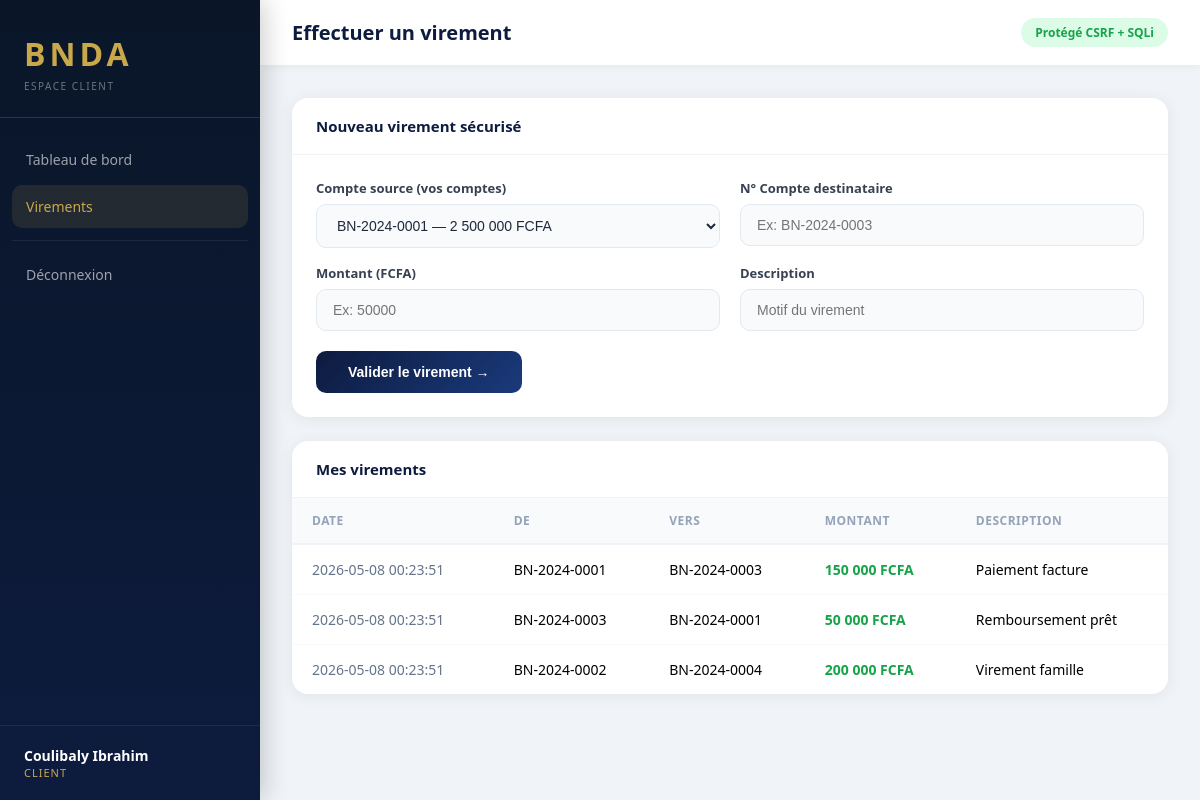
The app's page /virement.php (signed in) with its own data.
### tables this page shows
CREATE TABLE virements (
    id INT AUTO_INCREMENT PRIMARY KEY,
    compte_src INT,
    compte_dst INT,
    montant DECIMAL(15,2) NOT NULL,
    description VARCHAR(255),
    date_op DATETIME DEFAULT CURRENT_TIMESTAMP,
    FOREIGN KEY (compte_src) REFERENCES comptes(id),
    FOREIGN KEY (compte_dst) REFERENCES comptes(id)
);

CREATE TABLE comptes (
    id INT AUTO_INCREMENT PRIMARY KEY,
    user_id INT NOT NULL,
    numero VARCHAR(20) UNIQUE NOT NULL,
    type ENUM('courant','epargne') DEFAULT 'courant',
    solde DECIMAL(15,2) DEFAULT 0.00,
    statut ENUM('actif','bloque') DEFAULT 'actif',
    FOREIGN KEY (user_id) REFERENCES users(id) ON DELETE CASCADE
);

### db.php (called while the page is built, shortened)
<?php
function e(string $s): string {
    return htmlspecialchars($s, ENT_QUOTES | ENT_HTML5, 'UTF-8');
}
?>

### virement.php (the view, shortened to what this page needs)
<?php require_once 'auth.php'; ?>
<?php
$uid = (int)$_SESSION['uid'];
$stmt = $pdo->prepare("SELECT * FROM comptes WHERE user_id=? AND statut='actif'");
$stmt->execute([$uid]);
$mes_comptes = $stmt->fetchAll();
$ids = array_column($mes_comptes, 'id');
$virements = [];
if (!empty($ids)) {
    $ph = implode(',', array_fill(0, count($ids), '?'));
    $s3 = $pdo->prepare(
        "SELECT v.*, cs.numero AS src, cd.numero AS dst
         FROM virements v
         LEFT JOIN comptes cs ON v.compte_src=cs.id
         LEFT JOIN comptes cd ON v.compte_dst=cd.id
         WHERE v.compte_src IN ($ph) OR v.compte_dst IN ($ph)
         ORDER BY v.date_op DESC LIMIT 20"
    );
    $s3->execute(array_merge($ids, $ids));
    $virements = $s3->fetchAll();
}
?>
<!DOCTYPE html>
<html lang="fr">
<head>
</head>
<body> <aside class="sidebar"> <div class="sidebar-head"> <div class="logo">BNDA</div> <div class="sub">ESPACE CLIENT</div> </div> <nav class="nav"> <a href="home.php">Tableau de bord</a> <a href="virement.php" class="active">Virements</a> <?php if ($_SESSION['role'] === 'admin'): ?> <a href="admin.php">Administration</a> <?php endif; ?> <hr class="nav-divider"> <a href="logout.php">Déconnexion</a> </nav> <div class="sidebar-foot"> <div class="user-info"> <div class="name"><?= e($_SESSION['nom']) ?></div> <div class="role"><?= e($_SESSION['role']) ?></div> </div> </div>
</aside> <main class="main"> <div class="topbar"> <h2> Effectuer un virement</h2> <div class="secure-badge"> Protégé CSRF + SQLi</div> </div> <div class="content"> <div class="card"> <div class="card-head"><h3>Nouveau virement sécurisé</h3></div> <div class="card-body"> <form method="POST"> <div class="grid2"> <div> <label>Compte source (vos comptes)</label> <select name="src" required> <?php foreach ($mes_comptes as $c): ?> <option value="<?= (int)$c['id'] ?>"><?= e($c['numero']) ?> — </option> <?php endforeach; ?> </select> </div> <div> <label>N° Compte destinataire</label> <input type="text" name="dst" placeholder="Ex: BN-2024-0003"
                     required maxlength="30" pattern="[A-Z0-9\-]+"> </div> </div> <div class="grid2" style="margin-top:16px"> <div> <label>Montant (FCFA)</label> <input type="number" name="montant" placeholder="Ex: 50000" required min="1" max="99999999" step="1"> </div> <div> <label>Description</label> <input type="text" name="description" placeholder="Motif du virement" maxlength="255"> </div> </div> <button type="submit" class="btn-submit">Valider le virement →</button> </form> </div> </div> <div class="card"> <div class="card-head"><h3> Mes virements</h3></div> <table> <thead> <tr><th>Date</th><th>De</th><th>Vers</th><th>Montant</th><th>Description</th></tr> </thead> <tbody> <?php foreach ($virements as $v): ?> <tr> <td style="color:#64748b"><?= e($v['date_op']) ?></td> <td><?= e($v['src'] ?? '—') ?></td> <td><?= e($v['dst'] ?? '—') ?></td> <td class="amount"><?= number_format($v['montant'],0,',',' ') ?> FCFA</td> <td><?= e($v['description'] ?? '') ?></td> </tr> <?php endforeach; ?> </tbody> </table> </div> </div>
</main>
</body>
</html>

### virement.php (style rules this page uses)
*, *::before, *::after { box-sizing: border-box; margin: 0; padding: 0; }
body { font-family: 'Segoe UI', system-ui, sans-serif; background: #f0f4f8; display: flex; }
.sidebar { width: 260px; min-height: 100vh; position: fixed; left: 0; top: 0; background: linear-gradient(180deg, #0a1628 0%, #0d1b3e 100%); display: flex; flex-direction: column; box-shadow: 4px 0 24px rgba(0,0,0,0.2); z-index: 100; }
.sidebar-head { padding: 32px 24px 24px; border-bottom: 1px solid rgba(201,168,76,0.2); }
.sidebar-head .logo { color: #c9a84c; font-size: 32px; font-weight: 900; letter-spacing: 4px; }
.sidebar-head .sub { color: rgba(255,255,255,0.4); font-size: 10px; letter-spacing: 1.5px; margin-top: 4px; }
.nav { padding: 20px 12px; flex: 1; }
.nav a { display: flex; align-items: center; gap: 12px; padding: 12px 14px; border-radius: 10px; color: rgba(255,255,255,0.6); text-decoration: none; font-size: 14px; font-weight: 500; margin-bottom: 4px; transition: all 0.2s; }
.nav a:hover, .nav a.active { background: rgba(201,168,76,0.12); color: #c9a84c; }
.nav-divider { border: none; border-top: 1px solid rgba(255,255,255,0.07); margin: 12px 0; }
.sidebar-foot { padding: 20px 24px; border-top: 1px solid rgba(255,255,255,0.07); }
.user-info .name { color: #fff; font-size: 14px; font-weight: 600; }
.user-info .role { color: #c9a84c; font-size: 11px; text-transform: uppercase; letter-spacing: 1px; }
.main { margin-left: 260px; flex: 1; }
.topbar { background: #fff; padding: 18px 32px; display: flex; justify-content: space-between; align-items: center; border-bottom: 1px solid #e8edf3; box-shadow: 0 2px 8px rgba(0,0,0,0.04); }
.topbar h2 { font-size: 20px; color: #0d1b3e; font-weight: 700; }
.secure-badge { display: flex; align-items: center; gap: 6px; background: #dcfce7; color: #16a34a; padding: 6px 14px; border-radius: 20px; font-size: 12px; font-weight: 700; }
.content { padding: 32px; }
.card { background: #fff; border-radius: 16px; box-shadow: 0 2px 16px rgba(13,27,62,0.07); margin-bottom: 24px; overflow: hidden; }
.card-head { padding: 18px 24px; border-bottom: 1px solid #f0f4f8; }
.card-head h3 { font-size: 15px; font-weight: 700; color: #0d1b3e; }
.card-body { padding: 24px; }
.grid2 { display: grid; grid-template-columns: 1fr 1fr; gap: 20px; }
label { display: block; font-size: 13px; font-weight: 600; color: #374151; margin-bottom: 7px; }
select, input[type=number], input[type=text] { width: 100%; padding: 12px 16px; border: 1.5px solid #e2e8f0; border-radius: 10px; font-size: 14px; background: #f8fafc; color: #1e293b; transition: border 0.2s; }
.btn-submit { margin-top: 20px; padding: 13px 32px; background: linear-gradient(135deg, #0d1b3e, #1a3a7c); color: #fff; font-size: 14px; font-weight: 700; border: none; border-radius: 10px; cursor: pointer; transition: all 0.2s; }
table { width: 100%; border-collapse: collapse; }
thead th { padding: 14px 20px; text-align: left; font-size: 12px; color: #94a3b8; font-weight: 600; letter-spacing: 0.5px; text-transform: uppercase; background: #f8fafc; border-bottom: 2px solid #f0f4f8; }
tbody td { padding: 15px 20px; border-bottom: 1px solid #f8fafc; font-size: 14px; }
tbody tr:last-child td { border-bottom: none; }
.amount { font-weight: 700; color: #16a34a; }

### records on screen
virements: date_op "2026-05-08 00:23:51", compte_src.numero "BN-2024-0001", compte_dst.numero "BN-2024-0003", montant "150 000", description "Paiement facture"
virements: date_op "2026-05-08 00:23:51", compte_src.numero "BN-2024-0003", compte_dst.numero "BN-2024-0001", montant "50 000", description "Remboursement prêt"
virements: date_op "2026-05-08 00:23:51", compte_src.numero "BN-2024-0002", compte_dst.numero "BN-2024-0004", montant "200 000", description "Virement famille"

### other values on screen
$_SESSION['nom'] "Coulibaly Ibrahim"
$_SESSION['role'] "CLIENT"
form field src "BN-2024-0001 — 2 500 000 FCFA"
